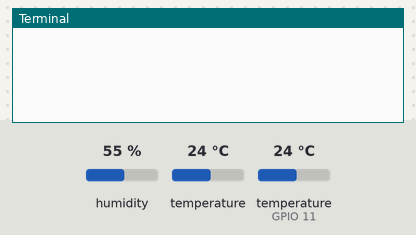
A program run on a simulated Raspberry Pi (BCM pin numbers). Shown: the last lines printed to the terminal. Inputs (shaded band) come from the test bench; at power-on: humidity 55 %, temperature 24 °C, temperature (sensor on GPIO 11) 24 °C. The clock reads 2024-03-15 10:24:30 at power-on unless the program sets it; files the program writes start out absent.

Above: at 1.2 s.
1.3 s: humidity set to 22 %
At 2.6 s:
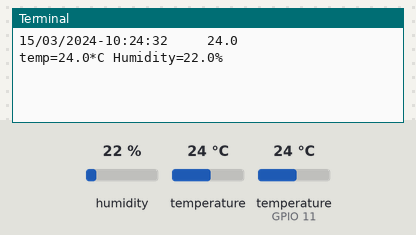
6.3 s: temperature (sensor 0) set to 12 °C
11.3 s: temperature (sensor on GPIO 11) set to 12 °C
At 15.3 s:
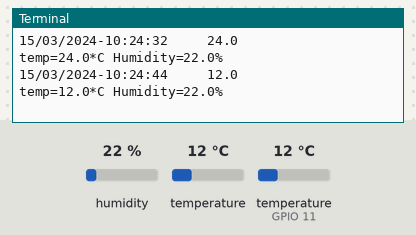
16.3 s: temperature (sensor 0) set to 19 °C
21.3 s: humidity set to 40 %
At 26.7 s:
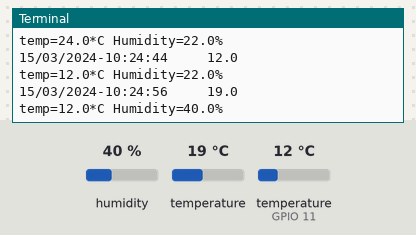

Measured:
- after the input at 1.3 s, the terminal: prints a new line after 0.73 s (image 1)
- after the input at 11.3 s, the terminal: prints a new line after 2.8 s (image 2)
- after the input at 21.3 s, the terminal: prints a new line after 4.8 s (image 3)

The program:

data_log.py
```python
import os, glob, time, sys, datetime, Adafruit_DHT, subprocess
ti = datetime.datetime.now()
day_prev = int(ti.strftime('%M'))


dht_sensor = Adafruit_DHT.DHT11
# Example of sensor connected to Raspberry Pi pin 23
dht_pin = 11


def read_temp_raw(): #a function that grabs the raw temperature data from the sensor
	f_1 = open(device_file, 'r')
	lines_1 = f_1.readlines()
	f_1.close()
	f_2 = open(device_file, 'r')
	lines_2 = f_2.readlines()
	f_2.close()
	return lines_1 + lines_2


def read_temp(): #a function that checks that the connection was good and strips out the temperature
	lines = read_temp_raw()
	while lines[0].strip()[-3:] != 'YES' or lines[2].strip()[-3:] != 'YES':
		time.sleep(0.2)
		lines = read_temp_raw()
	equals_pos = lines[1].find('t='), lines[3].find('t=')
	temp = float(lines[1][equals_pos[0]+2:])/1000, float(lines[3][equals_pos[1]+2:])/1000
	return temp


if __name__ == '__main__':

	#MAIN CODE IS HERE
	try:
		device_folder = glob.glob('/sys/bus/w1/devices/28-000005aaf157/w1_slave')
		device_file = '/sys/bus/w1/devices/28-000005aaf157/w1_slave'
		while True:
		#=======================================================================================================================================
		#Get sensor data
		#=======================================================================================================================================
			temp = read_temp() #get the temp
			humidity, h_temp = Adafruit_DHT.read_retry(dht_sensor, dht_pin)

			temp1 = str(temp[0])
			ti = datetime.datetime.now()
			time_string = ti.strftime('%d/%m/%Y-%H:%M:%S')
			day = int(ti.strftime('%M'))

			#=======================================================================================================================================
			#Store Data in text file
			#=======================================================================================================================================
			#try to open the text file, if it doesn't exist create it
			try:
				t = open("/home/data/indoor_temp.txt", "ab")
			except:
				t = open("/home/data/indoor_temp.txt", "wb")
			t.write(time_string)
			t.write(' ')
			t.write(temp1)
			t.write('\r\n')
			t.close
			print time_string, '   ', temp1
			if humidity is not None and h_temp is not None:
				#open text file containing DHT11 data
				try:
					DHT = open("/home/data/humidity.txt", "ab")
				except:
					DHT = open("/home/data/data/humidity.txt", "wb")
				DHT.write(time_string)
				DHT.write(' ')
				DHT.write(str(humidity))
				DHT.write('%')
				DHT.write(' ')
				DHT.write(str(h_temp))
				DHT.write('\r\n')
				DHT.close

				print 'temp={0:0.1f}*C Humidity={1:0.1f}%' .format(h_temp, humidity)
			else:
				print 'Failed to get humidity reading.'
			#=======================================================================================================================================
			#get logging time from dropbox
			#=======================================================================================================================================
			#=======================================================================================================================================
			time.sleep(10) #set to whatever
			ti_prev = datetime.datetime.now()
			day_prev = int(ti_prev.strftime('%M'))


	except (KeyboardInterrupt, SystemExit): #when you press ctrl+c
		print "\nKilling Thread..."
		print "Done.\nExiting."
```
